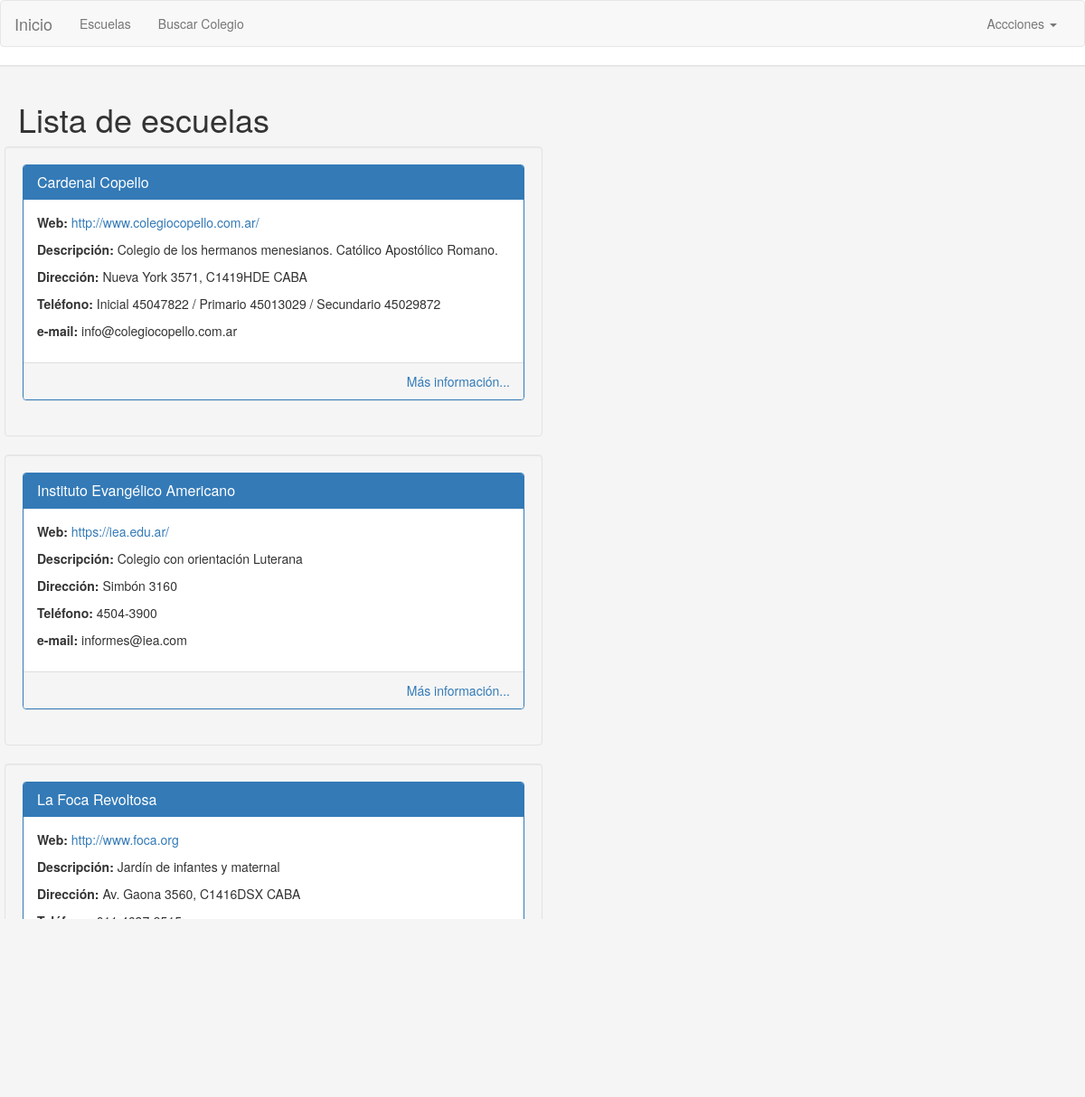
Page /escuelas/ on the earlier database version.
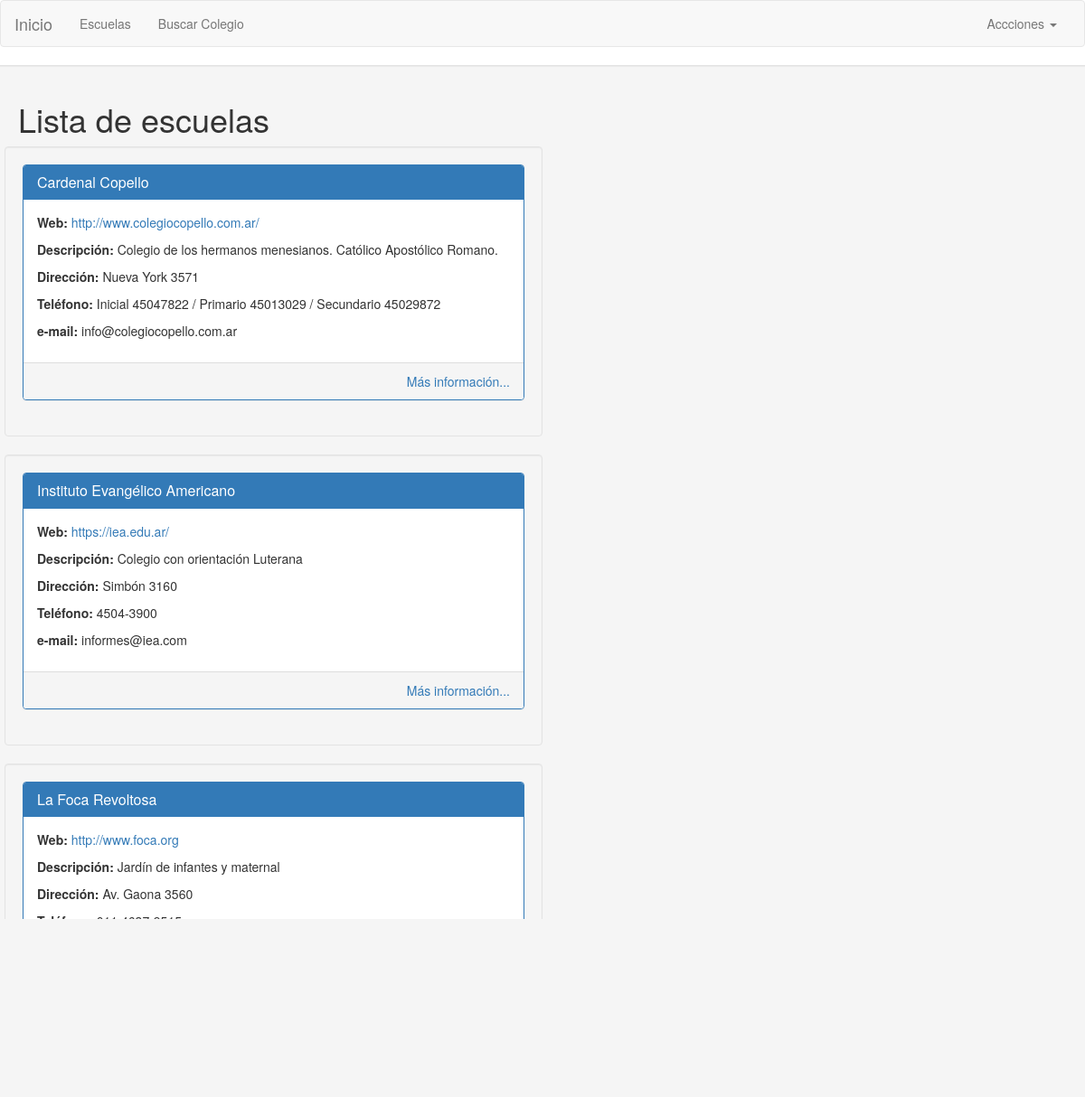
Same page on the later database version.
### escuelas/models.py (models this page shows, shortened)
class School(models.Model):
    name = models.CharField(max_length=255, unique=True)
    slug = models.SlugField(allow_unicode=True, unique=True)
    description = models.TextField(blank=True, default='')
    description_html = models.TextField(editable=False, default='', blank=True)
    level = models.ManyToManyField('Level' ,blank=False)
    specialization = models.ManyToManyField('Specialization', blank=True)
    address = models.TextField(max_length=255, blank=False) #TODO Mäs de una dirección
    post_code  = models.CharField(max_length=10, blank=False, null=True)
    province = models.ForeignKey('Province', on_delete=models.SET_NULL, null=True)  # models.CASCADE
    locality = models.ForeignKey('Locality', on_delete=models.SET_NULL, null=True)  # models.CASCADE
    city = models.ForeignKey('City', on_delete=models.SET_NULL, null=True, blank=True)  # models.CASCADE
    phone = models.TextField(max_length=255, blank=False)   #TODO Mäs de un teléfono
    email = models.EmailField(blank=True)                             #TODO Mäs de un mail
    web = models.URLField(blank=True)
    shifts = models.ManyToManyField('Shift', blank=True)
    RELIGIONS = (
        ('l', 'Laico'),
        ('c', 'Católico'),
        ('j', 'Judío'),
        ('e', 'Evangélico'),
    )
    religion = models.CharField(max_length=1, choices=RELIGIONS, blank=True, default='l',
                              help_text='Orientación religiosa')
    connected_school = models.ManyToManyField('School', blank=True)
    activity = models.ManyToManyField('Activity', blank=True)
    def get_absolute_url(self):
        return reverse("escuelas:school-detail", args=[str(self.id)])
    class Meta:
        ordering = ["name"]

### escuelas/views.py (the view)
class SchoolListView(generic.ListView):
    model = School
    def get_queryset(self):
        return School.objects.filter(name__icontains='a')[:5]  # Get 5 books containing the title war
    def get_context_data(self, **kwargs):
        context = super(SchoolListView, self).get_context_data(**kwargs)
        context['some_data'] = 'This is just some data'
        return context

### escuelas/templates/escuelas/school_list.html
{% extends "base.html" %}
{% block content %}
    <h1>Lista de escuelas</h1>
    {% if school_list %}
        <div class="row">
            {% for school in school_list %}
                <div class="col-md-12 well">
                    <div class="panel panel-primary">
                        <div class="panel-heading">
                            <h3 class="panel-title">{{ school.name }}</h3>
                        </div>
                        <div class="panel-body">
                            <p><strong>Web:</strong> <a href="{{ school.web }}">{{ school.web }}</a></p>
                            <p><strong>Descripción:</strong> {{ school.description }}</p>
                            <p><strong>Dirección:</strong> {{ school.address }}</p>
                            <p><strong>Teléfono:</strong> {{ school.phone }}</p>
                            <p><strong>e-mail:</strong> {{ school.email }}</p>
                        </div>
                        <div class="panel-footer text-right">
                            <a href="{{ school.get_absolute_url }}">Más información...</a>
                        </div>
                    </div>
                </div>
            {% endfor %}
        </div>
    {% else %}
          <p>No hay escuelas configuradas.</p>
    {% endif %}
{% endblock %}

Differences in the rows shown:
changed School "Cardenal Copello": address "Nueva York 3571, C1419HDE CABA" → "Nueva York 3571"
changed School "La Foca Revoltosa": address "Av. Gaona 3560, C1416DSX CABA" → "Av. Gaona 3560"
